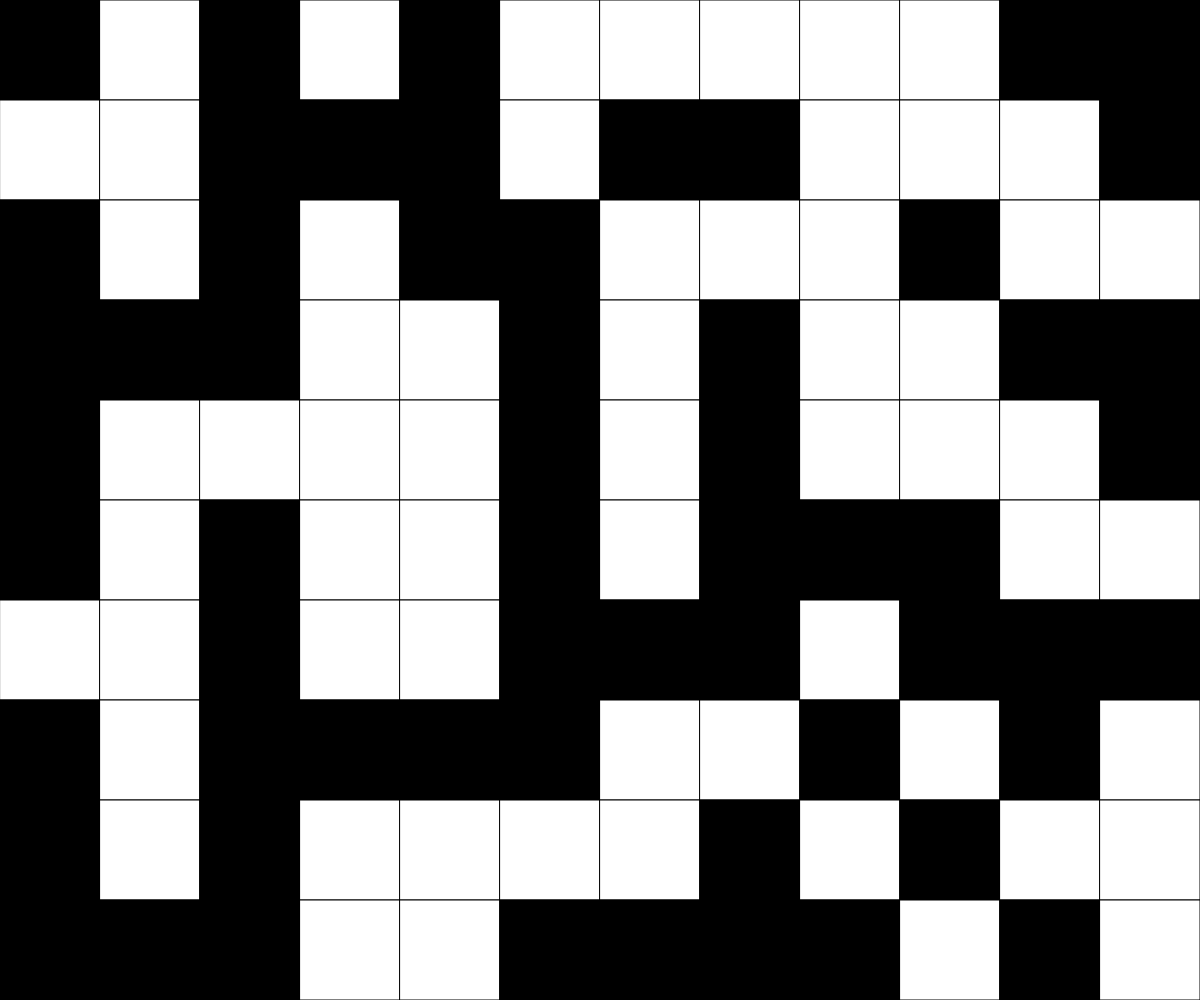
Frame 1 (no input)
Frame 60 (no input): identical to frame 1, image omitted
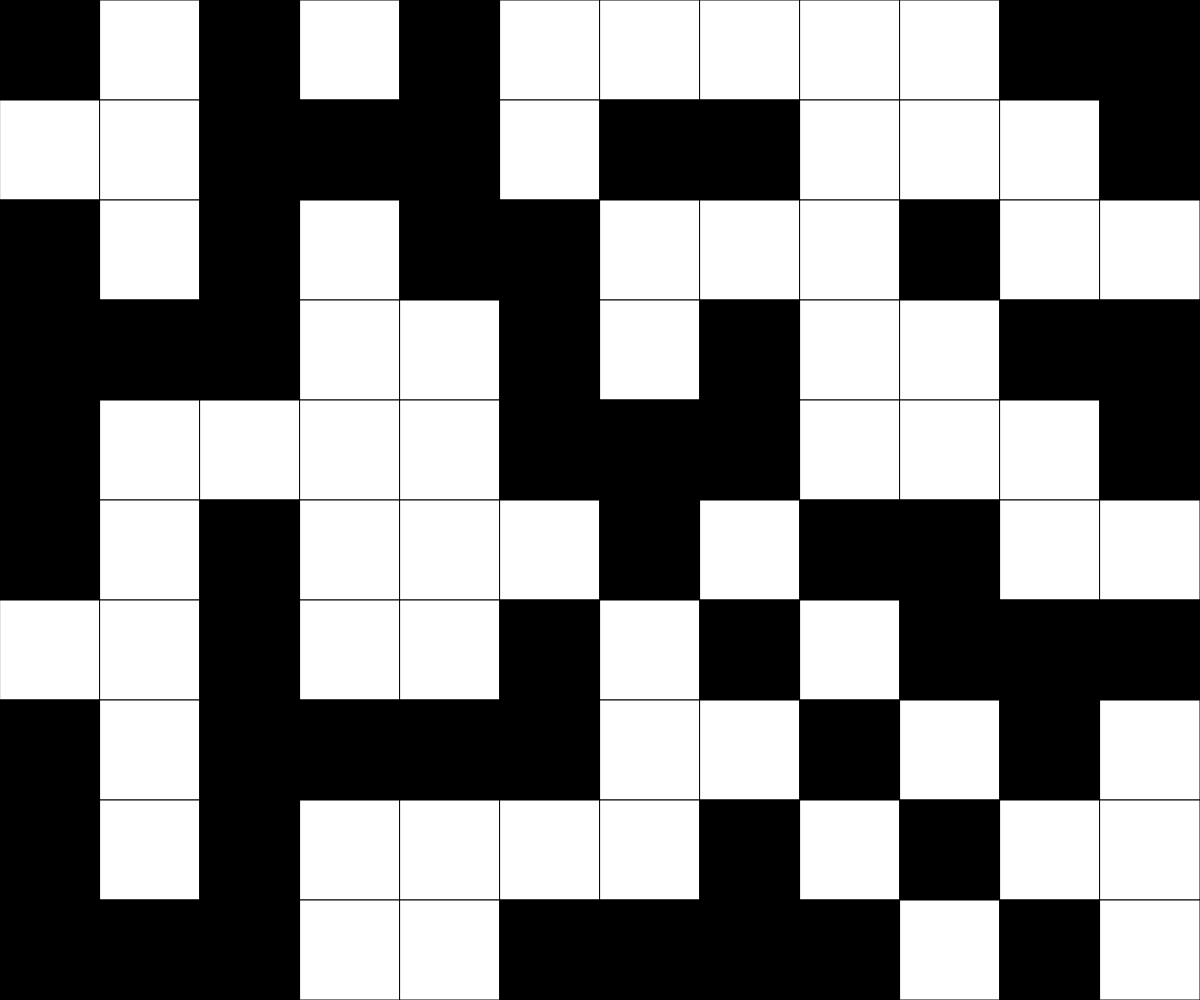
Frame 120 (the mouse pressed at the canvas centre since frame 60)

The p5.js sketch that drew these frames (run headless with seeded random() and noise() and a simulated clock; from frame 60 on, the mouse is pressed at the canvas centre):

// p5.js sketch
// ── sketch.js
// 2d rect array

const GRID_SIZE = 100;
let rows;
let cols;
let grid;

function setup() {
  createCanvas(windowWidth, windowHeight);

  rows = Math.floor(windowHeight / GRID_SIZE);
  cols = Math.floor(windowWidth / GRID_SIZE);

  grid = generateRandomGrid(cols, rows);
}

function draw() {
  background(220);

  displayGrid(cols, rows);
}

function generateRandomGrid(cols, rows) {
  let newGrid = [];
  for (let y = 0; y < rows; y++) {
    newGrid.push([]);
    for (let x = 0; x < cols; x++) {
      newGrid[y].push(Math.round(random(0, 1)));
    }
  }
  return newGrid;
}

function generateEmptyRandomGrid(cols, rows) {
  let newGrid = [];
  for (let y = 0; y < rows; y++) {
    newGrid.push([]);
    for (let x = 0; x < cols; x++) {
      newGrid[y].push(Math.round(0));
    }
  }
  return newGrid;
}

function displayGrid(cols, rows) {
  for (let y = 0; y < rows; y++) {
    for (let x = 0; x < cols; x++) {
      if (grid[y][x] === 0) {
        fill("white");
      }
      else {
        fill("black");
      }
      square(x * GRID_SIZE, y * GRID_SIZE, GRID_SIZE);
    }
  }
}

function keyPressed() {
  if (key === "r") {
    grid = generateRandomGrid(cols, rows);
  }
  else if (key === "e") {
    grid = generateEmptyRandomGrid(cols, rows);
  }
}

function mousePressed() {
  let x = Math.floor(mouseX / GRID_SIZE);
  let y = Math.floor(mouseY / GRID_SIZE);
  let change = [];

  change.push([x,y]);

  change.push([x + 1,y]);
  change.push([x,y + 1]);
  change.push([x,y - 1]);
  change.push([x - 1,y]);

  for (let coord of change) {
    if (coord[0] >= 0 && coord[0] <= cols && coord[1] >= 0 && coord[1] <= rows) {
      if (grid[coord[1]][coord[0]] === 0){
        grid[coord[1]][coord[0]] = 1;
      }
      else {
        grid[coord[1]][coord[0]] = 0;
      }
    }
  }
}
